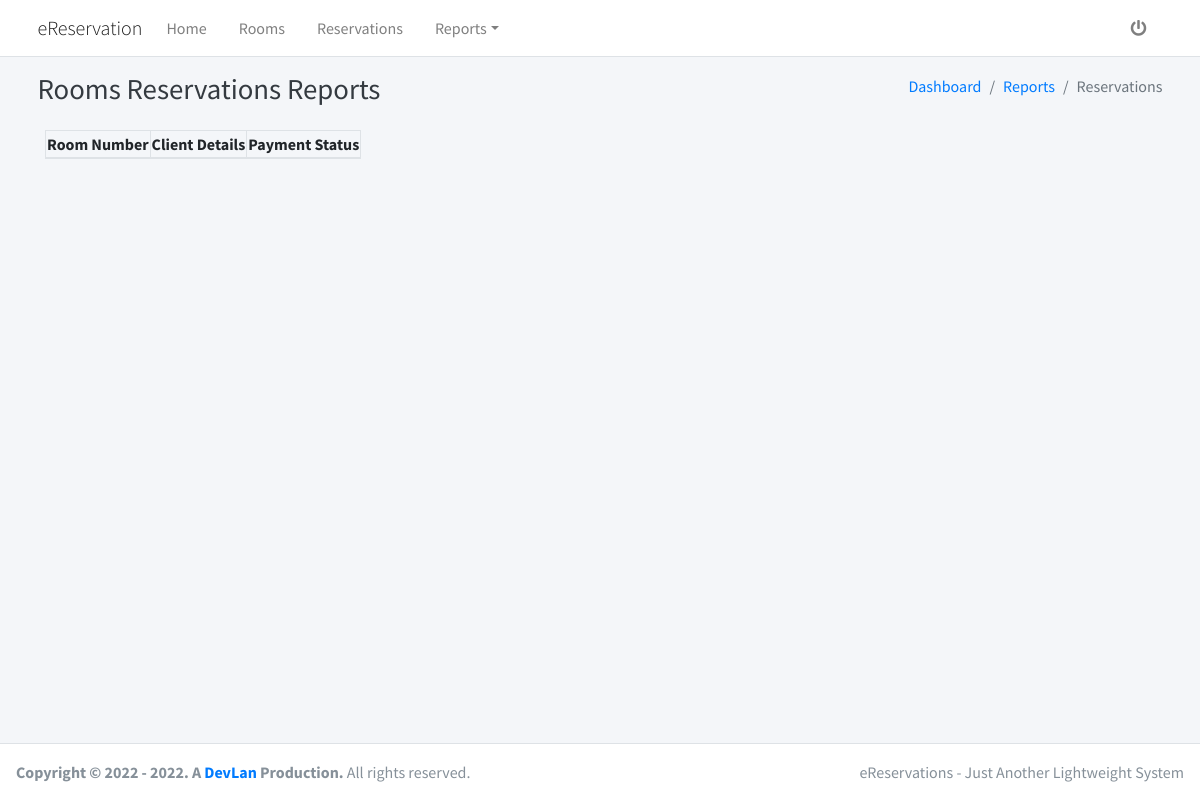
Page /views/reports_reservations.php on the earlier database version.
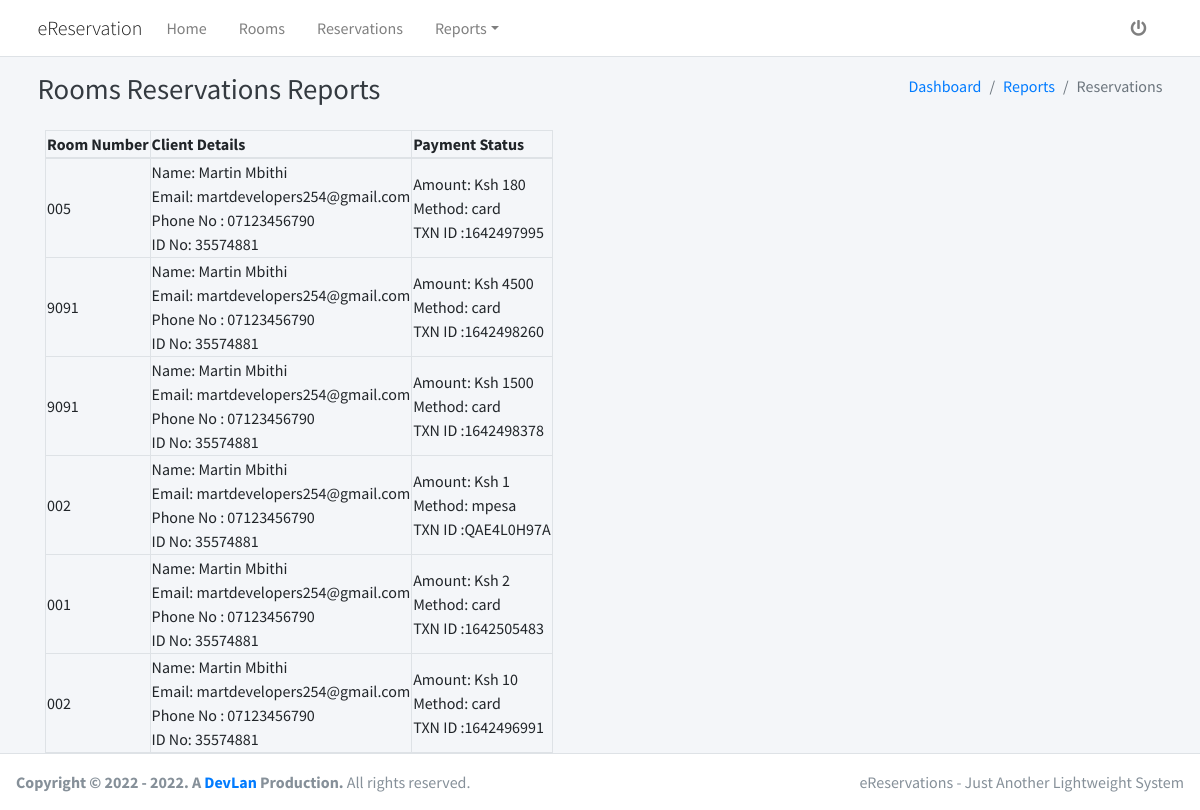
Same page on the later database version.
### tables this page shows
CREATE TABLE `reservations` (
  `reservation_id` varchar(200) NOT NULL,
  `reservation_room_id` varchar(200) DEFAULT NULL,
  `client_name` varchar(200) DEFAULT NULL,
  `client_id_no` varchar(200) DEFAULT NULL,
  `client_email` varchar(200) DEFAULT NULL,
  `client_phone` varchar(200) DEFAULT NULL,
  `mode_of_payment` varchar(200) DEFAULT NULL,
  `duration` varchar(200) DEFAULT NULL,
  `cost` varchar(200) DEFAULT NULL,
  `transaction_id` varchar(200) DEFAULT NULL
);

CREATE TABLE `rooms` (
  `room_id` varchar(200) NOT NULL,
  `room_number` varchar(200) NOT NULL,
  `room_price` varchar(200) NOT NULL,
  `room_status` varchar(200) NOT NULL DEFAULT 'vacant'
);

### views/reports_reservations.php (the view, shortened to what this page needs)
<?php
require_once('../partials/head.php');
require_once('../config/config.php');
?>
<body class="hold-transition layout-top-nav">
    <div class="wrapper">
        <?php require_once('../partials/nav.php'); ?>
        <div class="content-wrapper">
            <div class="content-header">
                <div class="container">
                    <div class="row mb-2">
                        <div class="col-sm-6">
                            <h1 class="m-0 text-dark"> Rooms Reservations Reports </h1>
                        </div>
                        <div class="col-sm-6">
                            <ol class="breadcrumb float-sm-right">
                                <li class="breadcrumb-item"><a href="">Dashboard</a></li>
                                <li class="breadcrumb-item"><a href="">Reports</a></li>
                                <li class="breadcrumb-item active">Reservations</li>
                            </ol>
                        </div>
                    </div>
                </div>
            </div>
            <div class="content">
                <div class="container">
                    <div class="container-fluid">
                        <div class="row">
                            <div class="col-12">
                                <table id="export-data-table" class="table-bordered table-hover">
                                    <thead>
                                        <tr>
                                            <th>Room Number</th>
                                            <th>Client Details</th>
                                            <th>Payment Status</th>
                                        </tr>
                                    </thead>
                                    <tbody>
                                        <?php
                                        $ret = "SELECT * FROM reservations r
                                        INNER JOIN rooms rm ON rm.room_id = r.reservation_room_id";
                                        $stmt = $mysqli->prepare($ret);
                                        $stmt->execute();
                                        $res = $stmt->get_result();
                                        while ($reservations = $res->fetch_object()) {
                                        ?>
                                            <tr>
                                                <td>
                                                    <?php echo $reservations->room_number; ?>
                                                </td>
                                                <td>
                                                    Name: <?php echo $reservations->client_name; ?> <br>
                                                    Email: <?php echo $reservations->client_email; ?> <br>
                                                    Phone No : <?php echo $reservations->client_phone; ?> <br>
                                                    ID No: <?php echo $reservations->client_id_no; ?> <br>
                                                </td>
                                                <td>
                                                    Amount: Ksh <?php echo $reservations->cost; ?><br>
                                                    Method: <?php echo $reservations->mode_of_payment; ?><br>
                                                    TXN ID :<?php echo $reservations->transaction_id; ?>
                                                </td>
                                            </tr>
                                        <?php } ?>
                                    </tbody>
                                </table>
                            </div>
                        </div>
                    </div>
                </div>
            </div>
        </div>
        <?php require_once('../partials/footer.php'); ?>
    </div>
</body>
</html>

Differences in the rows shown:
added reservations: reservation_room.room_number "005", client_name "Martin Mbithi", client_email "martdevelopers254@gmail.com", client_phone "07123456790", client_id_no "35574881", cost "180", mode_of_payment "card", transaction "1642497995"
added reservations: reservation_room.room_number "9091", client_name "Martin Mbithi", client_email "martdevelopers254@gmail.com", client_phone "07123456790", client_id_no "35574881", cost "4500", mode_of_payment "card", transaction "1642498260"
added reservations: reservation_room.room_number "9091", client_name "Martin Mbithi", client_email "martdevelopers254@gmail.com", client_phone "07123456790", client_id_no "35574881", cost "1500", mode_of_payment "card", transaction "1642498378"
added reservations: reservation_room.room_number "002", client_name "Martin Mbithi", client_email "martdevelopers254@gmail.com", client_phone "07123456790", client_id_no "35574881", cost "1", mode_of_payment "mpesa", transaction "QAE4L0H97A"
added reservations: reservation_room.room_number "001", client_name "Martin Mbithi", client_email "martdevelopers254@gmail.com", client_phone "07123456790", client_id_no "35574881", cost "2", mode_of_payment "card", transaction "1642505483"
added reservations: reservation_room.room_number "002", client_name "Martin Mbithi", client_email "martdevelopers254@gmail.com", client_phone "07123456790", client_id_no "35574881", cost "10", mode_of_payment "card", transaction "1642496991"
